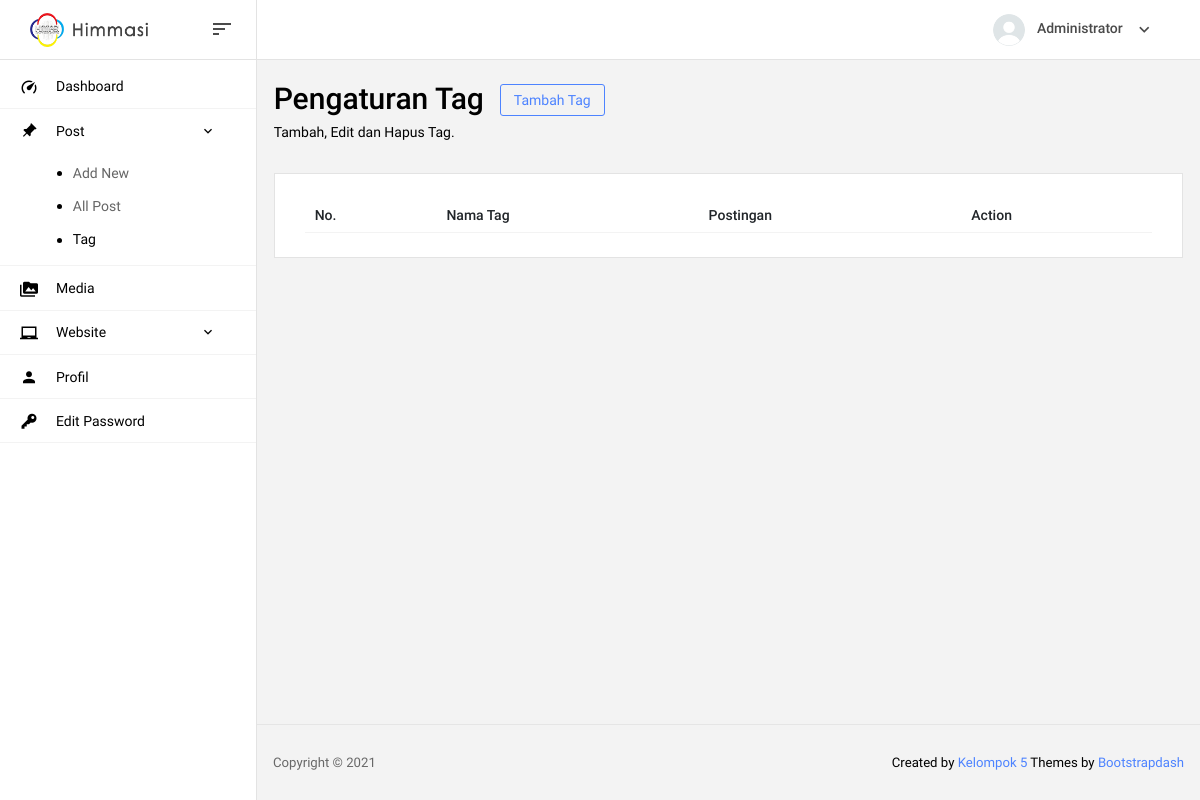
The page /admin/post-tag (signed in) on the database as committed earlier.
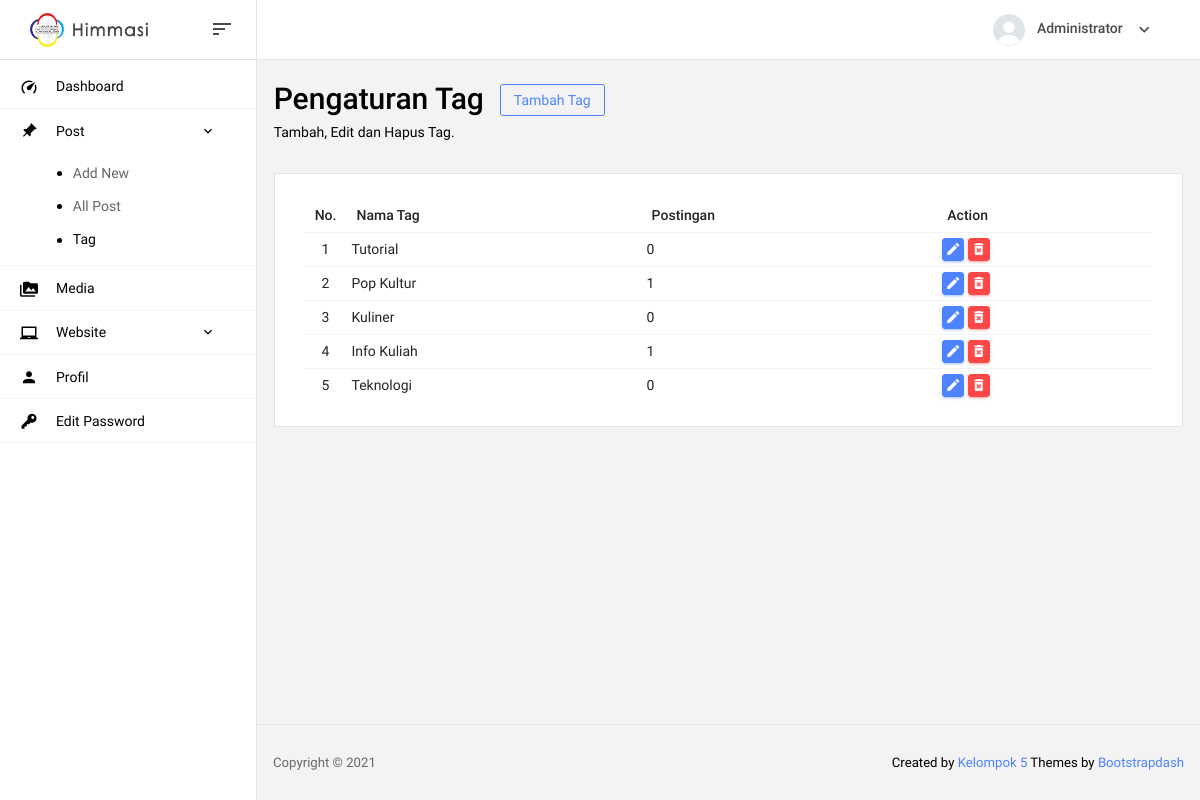
The same page on the database as committed later.
### tables this page shows
CREATE TABLE `tag` (
  `id_tag` int(11) NOT NULL,
  `tag` varchar(50) NOT NULL
);

### admin/page/post-tag.php (the view, shortened to what this page needs)
<section class="row">
  <div class="col-md-12 grid-margin">
    <div class="d-flex justify-content-between flex-wrap">
      <div class="d-flex align-items-end flex-wrap">
        <div class="mr-md-3 mr-xl-5">
          <div class="row m-0">
            <h2>Pengaturan Tag</h2>
            <button type="button" class="btn btn-outline-primary btn-sm ml-3" data-toggle="modal" data-target="#tambahTag" style="height: fit-content;">
              Tambah Tag
            </button>
          </div>
          <p class="mb-md-0">Tambah, Edit dan Hapus Tag.</p>
        </div>
      </div>
    </div>
  </div>
</section>
<section class="card">
  <div class="card-body">
    <div class="row">
      <div class="col-12">
        <div class="table-responsive">
          <table id="data-alumni" class="table">
            <thead>
              <tr>
                <th>No.</th>
                <th>Nama Tag</th>
                <th>Postingan</th>
                <th>Action</th>
              </tr>
            </thead>
            <tbody>
              <?php
                $no = 1;
                $sql = "SELECT * FROM `tag` ORDER BY `id_tag` DESC";
                $query = mysqli_query($koneksi,$sql);
                while($data = mysqli_fetch_array($query)){
                   $id_tag    = $data["id_tag"];
                   $tag       = $data["tag"];
                   $postingan = mysqli_num_rows(mysqli_query($koneksi, "SELECT * FROM `tag_post` WHERE `id_tag`='$id_tag'"));
              ?>
              <tr>
                <td class="td-nomer"><?= $no ?></td>
                <td><?= $tag ?></td>
                <td><?= $postingan ?></td>
                <td>
                  <button type="button" class="btn btn-primary btn-sm btn-table" title="Edit" data-toggle="modal" data-target="#editTag" onclick='editTag(<?php echo  '"'.$id_tag.'"' ?>)'><i class="mdi mdi-pencil"></i></button>
                  <button type="button" class="btn btn-danger btn-sm btn-table" title="Hapus" data-toggle="modal" data-target="#hapusTag" onclick='hapusTag(<?php echo  '"'.$id_tag.'"' ?>)'><i class="mdi mdi-delete-forever"></i></button>
                </td>
              </tr>
              <?php $no++; } ?>
            </tbody>
          </table>
        </div>
      </div>
    </div>
  </div>
</section>

Rows that differ between the two databases and show on the page:
added tag: tag "Tutorial", postingan "0"
added tag: tag "Pop Kultur", postingan "1"
added tag: tag "Kuliner", postingan "0"
added tag: tag "Info Kuliah", postingan "1"
added tag: tag "Teknologi", postingan "0"
